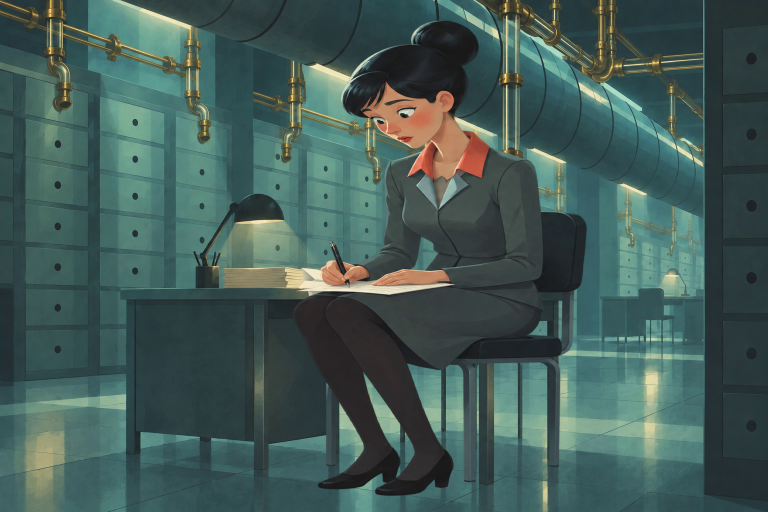
#> input picture bobwiseman-wgt-generative/desk-shot/src/context_pose_a_plane.png, 1536 x 1024 px, given in place of moon.webp, which was not available (shown at 1/2 size)
$ python spiral.py ../../bobwiseman-wgt-generative/desk-shot/src/context_pose_a_plane.png ../../bobwiseman-wgt-generative/desk-shot/src/pnc_f1512_folded.jpg
#> lines starting #> are read from the running program, lines starting #| are printed output that depends on the picture; pictures that were not available may be replaced by others from this repository, and a replacement may not be noted
"""One-spiral-line portrait: a single Archimedean spiral, wound out from a chosen centre, whose width follows the
photo's darkness (Claude Mellan's 1649 engraving technique). The animation is the line being drawn.

  uv run --no-project --with opencv-python-headless --with numpy python tools/spiral.py still out/still.png
  uv run --no-project --with opencv-python-headless --with numpy python tools/spiral.py film out/spiral.mp4
  ... film out/clip.mp4 --clip     the 360x640 styles-page clip

Settings are the constants below. The photo is cropped to a square, given local contrast (CLAHE) so a dark figure
separates from a dark sky, then mapped to line width. Drawn at 2x and reduced, so the ribbon edges stay clean.
"""
import subprocess
import sys
from pathlib import Path

import cv2
import numpy as np

HERE = Path(__file__).resolve().parent.parent
SRC = HERE / "work" / "moon.webp"
CROP = (0, 150, 704, 704)        # x, y, w, h in the photo: moon, hat, guitar
CENTRE = (430, 500)              # spiral starts here, in photo pixels: the middle of the moon
OW, OH = 1080, 1080              # output size; the crop must have the same aspect
SS = 2                           # supersample
SPACING = 5.0                    # px between turns at output size
MIN_W, MAX_W = 0.06, 0.78        # line width as a share of SPACING, white to black
GAMMA = 1.0                      # >1 thins the mid-greys, keeping the sky lighter than the figure
INK = (23, 26, 29)               # BGR, warm black
PAPER = (214, 231, 239)          # BGR, cream
DRAW_S, HOLD_S, FPS = 7.0, 2.5, 24


def tone():
    img = cv2.imread(str(SRC), cv2.IMREAD_COLOR)
    x, y, w, h = CROP
    g = cv2.cvtColor(img[y:y + h, x:x + w], cv2.COLOR_BGR2GRAY)
    g = cv2.createCLAHE(clipLimit=3.0, tileGridSize=(6, 6)).apply(g)
    g = cv2.resize(g, (OW * SS, OH * SS), interpolation=cv2.INTER_CUBIC).astype(np.float32) / 255
    lo, hi = np.percentile(g, 1), np.percentile(g, 99.5)
    g = np.clip((g - lo) / (hi - lo), 0, 1)
    return (1 - g) ** GAMMA  # darkness 0..1


def spiral(dark):
    nw, nh = OW * SS, OH * SS
    k = nw / CROP[2]
    cx, cy = (CENTRE[0] - CROP[0]) * k, (CENTRE[1] - CROP[1]) * k
    s = SPACING * SS
    rmax = max(np.hypot(cx - a, cy - b) for a in (0, nw) for b in (0, nh)) + s
    # Archimedean r = s * theta / 2pi, sampled about every 1.5 px of arc
    pts, th = [], 0.4
    while True:
        r = s * th / (2 * np.pi)
        if r > rmax:
            break
        pts.append((cx + r * np.cos(th), cy + r * np.sin(th), th))
        th += 1.5 * SS / max(r, s)
    p = np.array(pts)
    xi = np.clip(p[:, 0], 0, nw - 1).astype(int); yi = np.clip(p[:, 1], 0, nh - 1).astype(int)
    inside = (p[:, 0] >= 0) & (p[:, 0] < nw) & (p[:, 1] >= 0) & (p[:, 1] < nh)
    w = s * (MIN_W + (MAX_W - MIN_W) * dark[yi, xi]) * inside
    # normals: the spiral's outward direction (good enough at these radii)
    d = np.gradient(p[:, :2], axis=0); t = d / np.maximum(np.linalg.norm(d, axis=1, keepdims=True), 1e-6)
    nrm = np.stack([-t[:, 1], t[:, 0]], 1)
    return p[:, :2], w, nrm


def draw_range(canvas, P, w, nrm, a, b):
    """Fill the ribbon from point a to b in chunks."""
    step = 300
    for i in range(a, b, step):
        j = min(b, i + step + 1)
        if j - i < 2:
            continue
        L = P[i:j] + nrm[i:j] * (w[i:j, None] / 2)
        R = P[i:j] - nrm[i:j] * (w[i:j, None] / 2)
        # 4 fractional bits: whole-pixel edges make near-vertical lines step together into bands
        poly = np.round(np.concatenate([L, R[::-1]]) * 16).astype(np.int32)
        cv2.fillPoly(canvas, [poly], INK, lineType=cv2.LINE_AA, shift=4)


def paper():
    nw, nh = OW * SS, OH * SS
    c = np.full((nh, nw, 3), PAPER, np.uint8).astype(np.int16)
    rng = np.random.default_rng(7)
    grain = cv2.GaussianBlur(rng.normal(0, 6, (nh, nw)).astype(np.float32), (0, 0), 1.2)
    c += grain[..., None].astype(np.int16)
    return np.clip(c, 0, 255).astype(np.uint8)


def reduce(c):
    return cv2.resize(c, (OW, OH), interpolation=cv2.INTER_AREA)


# The styles-page clip: 360x640, its own render (scaling the 1080 one down turns the turns to moire).
CLIP = dict(CROP=(0, 100, 704, 1252), OW=360, OH=640, SPACING=3.2, DRAW_S=4.5, HOLD_S=1.5)


def main():
    if "--clip" in sys.argv:
        globals().update(CLIP)
    mode, out = sys.argv[1], Path(sys.argv[2])
    out.parent.mkdir(exist_ok=True)
    P, w, nrm = spiral(tone())
#> in tone, img is the input picture: shape (1024, 1536, 3); mean B, G, R 87.7, 92.4, 67.8
#> in tone, `g = cv2.cvtColor(img[y:y + h, x:x + w], cv2.COLOR_BGR2GRAY)`:
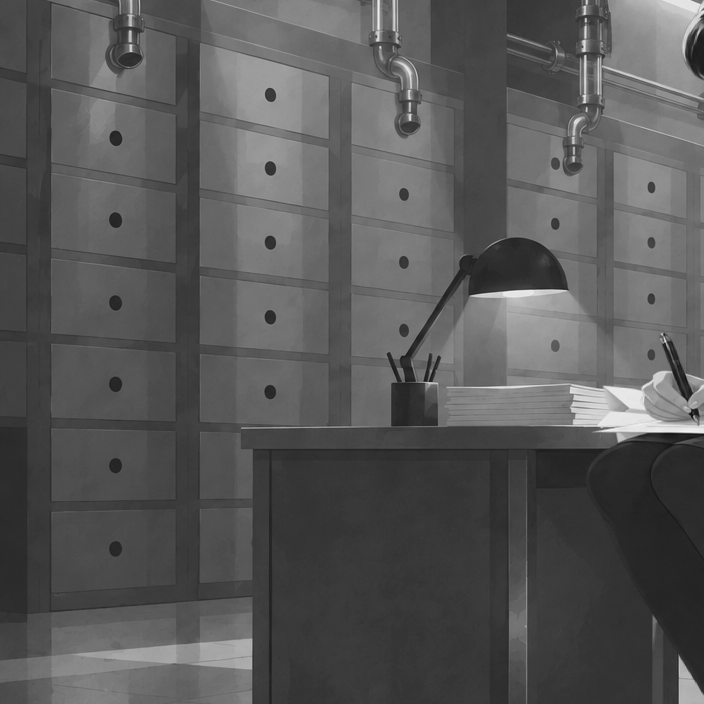
#> g: shape (704, 704); min 15, max 245, mean 87.4
#> in tone, `g = cv2.createCLAHE(clipLimit=3.0, tileGridSize=(6, 6)).apply(g)`:
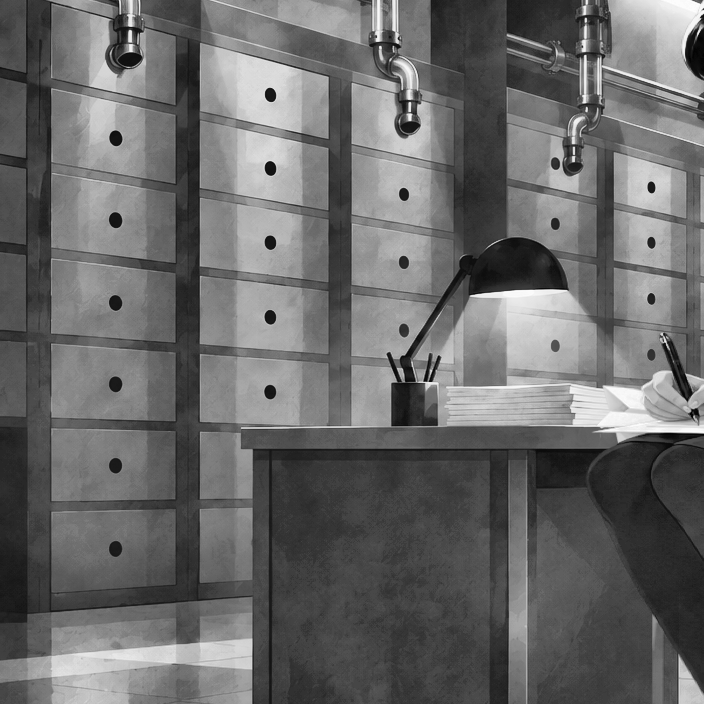
#> g: shape (704, 704); min 3, max 253, mean 105.6
#> in tone, `lo, hi = np.percentile(g, 1), np.percentile(g, 99.5)`: lo = 0.0902; hi = 0.937
#> in tone, `g = np.clip((g - lo) / (hi - lo), 0, 1)`:
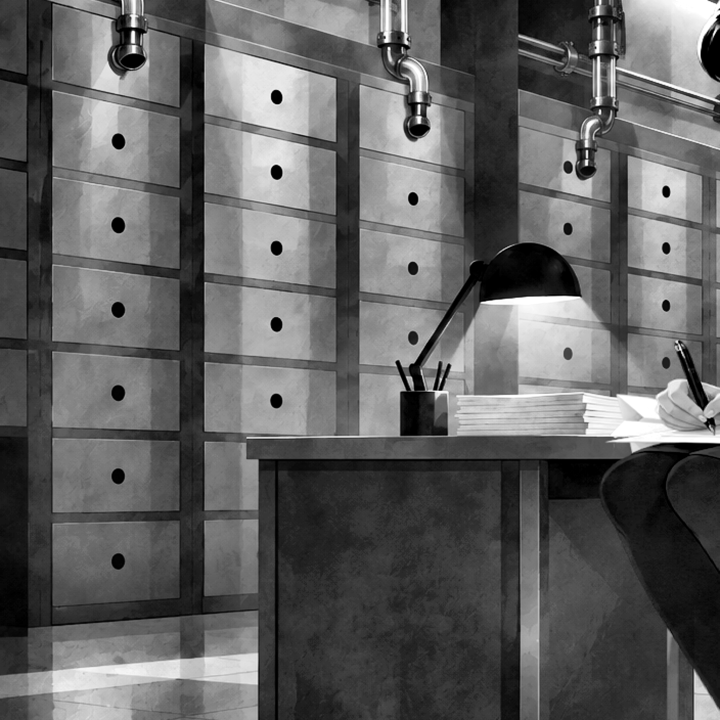
#> g: shape (2160, 2160) float32 (shown at 1/3 size); min 0, max 1, mean 0.382
#> in tone, `return (1 - g) ** GAMMA`:
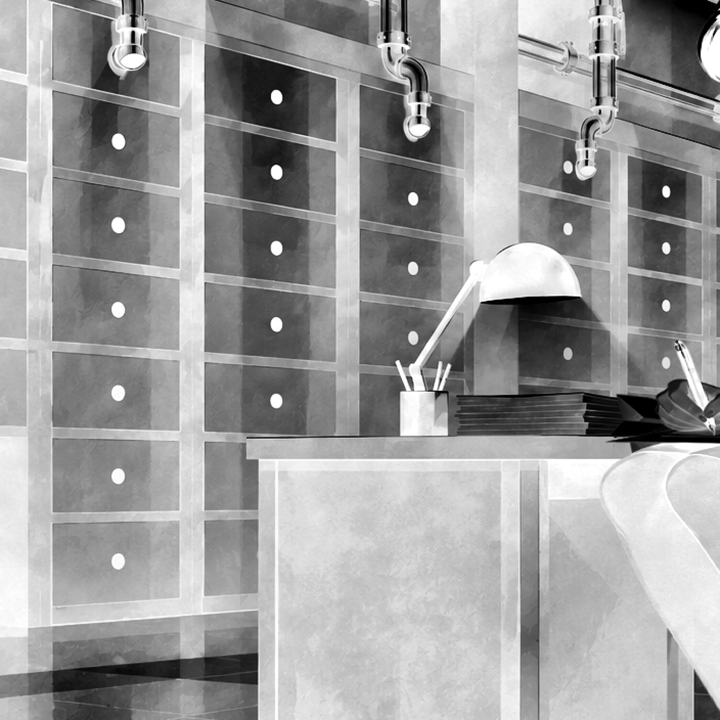
#> returned value: shape (2160, 2160) float32 (shown at 1/3 size); min 0, max 1, mean 0.618
#> in spiral, `nw, nh = OW * SS, OH * SS`: nw = 2160
#> in spiral, `k = nw / CROP[2]`: k = 3.07
#> in spiral, `cx, cy = (CENTRE[0] - CROP[0]) * k, (CENTRE[1] - CROP[1]) * k`: cx = 1319.3; cy = 1073.9
#> in spiral, `rmax = max(np.hypot(cx - a, cy - b) for a in (0, nw) for b in (0, nh))..`: rmax = 1718.9
#> after the loop in spiral, `while True:`: pts = 309409 items; th = 1080
#> in spiral, `d = np.gradient(p[:, :2], axis=0)`: d = 309409 pairs, first value -3.04 to 3.01, second value -3.03 to 3.01
#> in spiral, `t = d / np.maximum(np.linalg.norm(d, axis=1, keepdims=True), 1e-06)`: t = 309409 pairs, first value -1 to 1, second value -1 to 1
#> in spiral, `nrm = np.stack([-t[:, 1], t[:, 0]], 1)`: nrm has the same summary as t
#> P = 309409 pairs, first value -395.7 to 3029.3, second value -643.6 to 2786.4; nrm has the same summary as t in spiral
    N = len(P)
#> N = 309409
    canvas = paper()
#> in paper, `c = np.full((nh, nw, 3), PAPER, np.uint8).astype(np.int16)`:
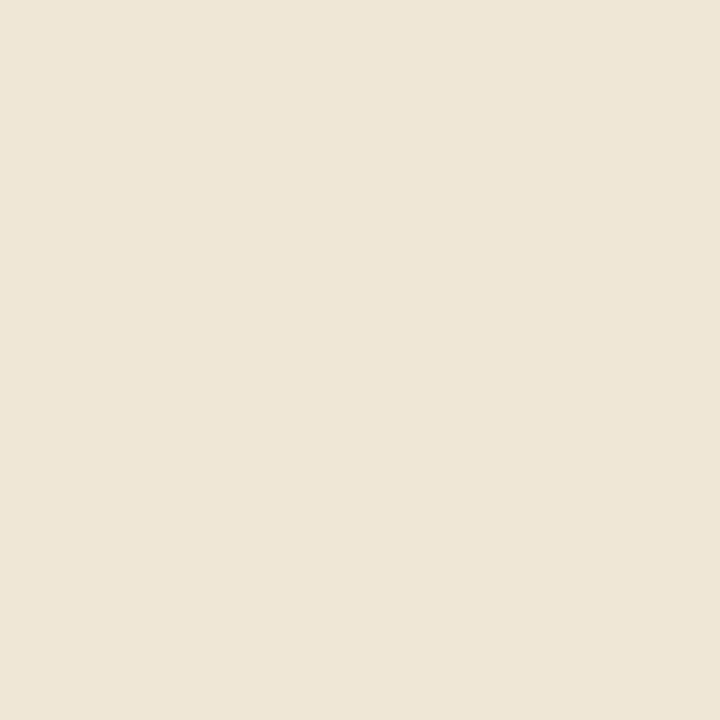
#> c: shape (2160, 2160, 3) int16 (shown at 1/3 size); mean of channels 0, 1, 2 214, 231, 239; drawn as B, G, R
#> in paper, `grain = cv2.GaussianBlur(rng.normal(0, 6, (nh, nw)).astype(np.float32)..`:
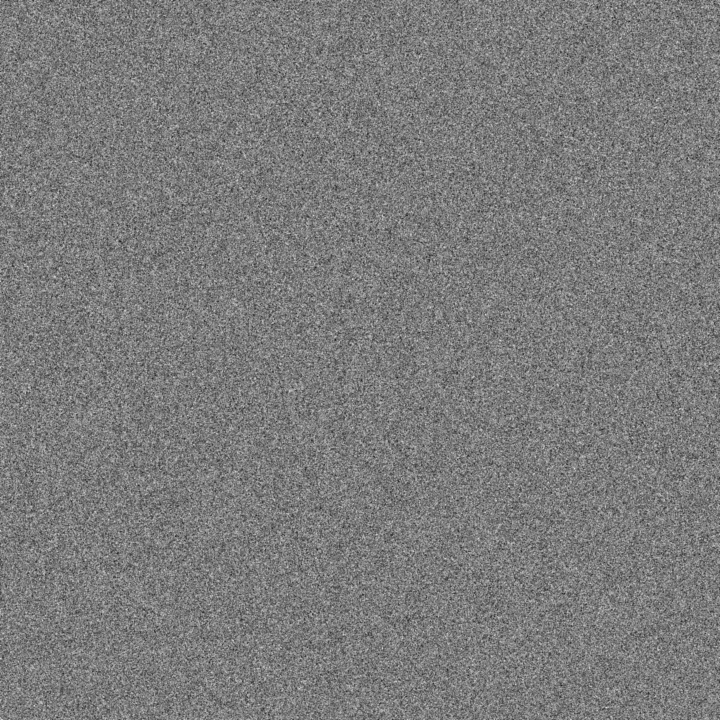
#> grain: shape (2160, 2160) float32 (shown at 1/3 size); min -6.76, max 7.14, mean -0.000416; drawn with min black and max white
    if mode == "still":
        draw_range(canvas, P, w, nrm, 0, N)
        cv2.imwrite(str(out), reduce(canvas))
        print(out, N, "points")
        return
    frames_draw, frames_hold = int(DRAW_S * FPS), int(HOLD_S * FPS)
#> (the run stopped early here; a loop or call above may not have finished)
